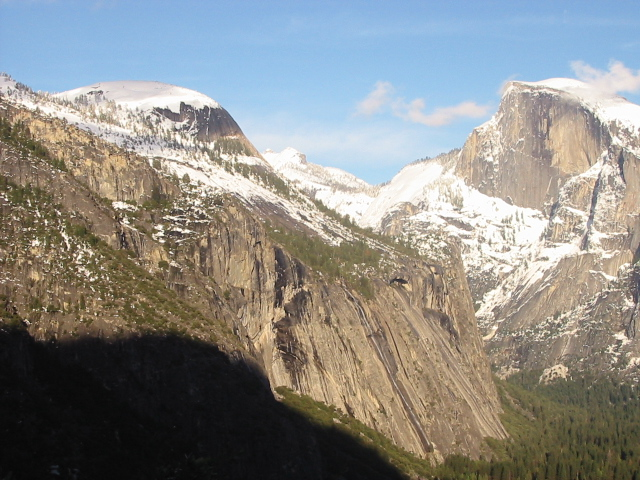
#> input picture data/yos1.jpg, 640 x 480 px
$ jupyter execute L10.ipynb   (shell and % lines are left out)
#> lines starting #> are read from the running program, lines starting #| are printed output that depends on the picture
### src/geometry.py
import numpy as np
import cv2

# [11 lines left out: function warp_cv, not called in this run]

def warp(img, tx, dsize=None):
    """ Warp img using tx, a matrix representing a geometric transformation.
    Pre: tx is 3x3 (or some upper-left slice of a 3x3 matrix). img is grayscale.
    Returns: an output image of shape dsize with the warped img"""
    H, W = img.shape[:2]

    # turn a 2x2 or 2x3 tx into a full 3x3 matrix
    txH, txW = tx.shape
    M = np.eye(3)
    M[:txH,:txW] = tx

    # set the output size to the input size if not specified
    if dsize is None:
        DH, DW = (H, W)
    else:
        DH, DW = dsize[::-1]
    out = np.zeros((DH, DW))

    Minv = np.linalg.inv(M)
    for y in range(DH):
        for x in range(DW):
            xh, yh, wh = Minv @ [x, y, 1]
            xsrc = round(xh/wh)
            ysrc = round(yh/wh)
            if (0 <= xsrc < W) and (0 <= ysrc < H):
                out[y, x] = img[ysrc, xsrc]

    return out


# [25 lines left out: functions estimate_translation, cross, cross_matrix, not called in this run]

### src/util.py
import imageio
import numpy as np
import matplotlib.pyplot as plt
import skimage as skim


def imread_grayfloat(path):
    return skim.color.rgb2gray(byte2float(imageio.imread(path)))

def byte2float(img):
    """ Convert an image from bytes (0-255) to floats (0.0-1.0) """
    return img.astype(np.float32) / 255.0

def imshow_gray(img):
    assert len(img.shape) == 2
    plt.imshow(img, cmap="gray")

# [10 lines left out: function imshow_truesize, not called in this run]


### notebooks/L10.ipynb
## Lecture 10

#### Announcements

* Midterm exam Thursday!
    * Covers material through last week
    * You can bring one double-sided 8.5x11" sheet of hand-written notes
    * Designed to take ~1hr but you have the whole class period if you need it.
* No new problems Thursday; today's Problems still due Sunday
    * but if you submit them tonight I will try to get you feedback by Thursday.

#### Goals
* Know how to resample images using forward and inverse warping (and why the latter is usually preferred)
* Know how to implement bilinear interpolation
* Be prepared to implement the full panorama stitching pipeline, including:
  * Warping images into a common coordinate system
  * Blending them with a simple linear falloff near the edges
* (576) Know align a 360° spherical panorama using a translational motion model:
  * (576) Know how to warp images onto a sphere and why they can be aligned using translation
  * (576) Know how to correct for drift to stitch a seamless 360 panorama

[cell 1]
# boilerplate setup


import os
import sys

src_path = os.path.abspath("../src")
if (src_path not in sys.path):
    sys.path.insert(0, src_path)

# Library imports
import numpy as np
import imageio.v3 as imageio
import matplotlib.pyplot as plt
import skimage as skim
import cv2

# codebase imports
import util
import filtering
import features
import geometry

#### Throwback Tuesday
Why did we add a ninth free parameter ($k$, the bottom right element) when solving for a homography, even though there are only 8 degrees of freedom?

What I know so far:
* Some valid homographies have a 0 in the bottom-right
* There's a numerical stability argument

What I haven't figured out:
* What do these homographies with 0 in the bottom right mean? Would you ever encounter them?
  * If you feel like thinking about this and get anywhere, let me know!

### Context: Panorama Stitching Overview

* [x] Detect features - Harris corners
* [x] Describe features - MOPS descriptor
* [x] Match features - SSD + ratio test
* Estimate motion model from correspondences
    * [x] Translation
    * [x] Affine
    * [x] Projective
    * [x] Robustness to outliers - RANSAC
* Warp image(s) into common coordinate system and blend
    * [ ] Inverse warping
    * [ ] Blending
    * [ ] 360 panoramas

### Warping: Forward and Inverse

See whiteboard notes.

Forward warping:
```
for x, y in src:
  x', y' = T(x, y)
  dst[x', y'] = src[x, y]
```

Inverse warping:
```
Tinv = inv(T)
for (x', y') in dst:
  x, y = Tinv(x', y')
  dst[x', y'] = src[x, y]
```

#### Bilinear Interpolation

A reasonable way to sample a floating-point pixel value from the four surrounding known pixel values.

##### First: linear interpolation.

##### Next: bilinear interpolation

Three equivalent interpretations:
* Weight using a tent filter centered at $(x, y)$
* Weight each corner by the area of the rectangle opposite it.
* Linearly interpolate along 2 parallel sides, then linearly interpolate again between thsoe points.

#### Other interpolation schemes

##### Homework Problem 1

1. Complete the following function with Python-esque pseudocode (or working code in the lecture codebase), which performs inverse warping with nearest-neighbor sampling in the source image.

```python
def warp(img, tx, dsize=None)
    """ Warp img using tx, a matrix representing a geometric transformation.
    Pre: tx is 3x3 (or some upper-left slice of a 3x3 matrix). img is grayscale.
    Returns: an output image of shape dsize with the warped img"""
    H, W = img.shape[:2]

    # turn a 2x2 or 2x3 tx into a full 3x3 matrix
    txH, txW = tx.shape
    M = np.eye(3)
    M[:txH,:txW] = tx

    # set the output size to the input size if not specified
    if dsize is None:
        DH, DW = (H, W)
    else:
        DH, DW = dsize[::-1]
    out = np.zeros((DH, DW))

    # your code here

    return out

```

**Start with nearest-neighbor interpolation**, and test with the progressively more interesting test cases below. Once you have that working, you can try implementing bilinear interpolation if time allows.

##### Test case:

[cell 2]
y1 = imageio.imread("../data/yos1.jpg").astype(np.float32) / 255
y1 = skim.color.rgb2gray(y1)
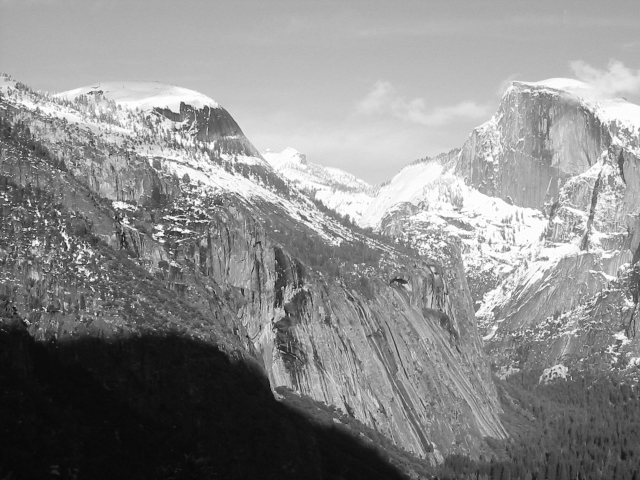
#> y1: shape (480, 640) float32; min 0.0235, max 1, mean 0.545

[cell 3]
h, w = y1.shape
#> h = 480; w = 640

tx = np.eye(3)
tx[:2,2] = [10, 20] # translation only
tx[0,1] = 0.1 # add a shear
tx[2,0] = 0.0005 # add a perspective warp
util.imshow_gray(geometry.warp(y1, tx))
#> after the loop in warp, `for y in range(DH):`:
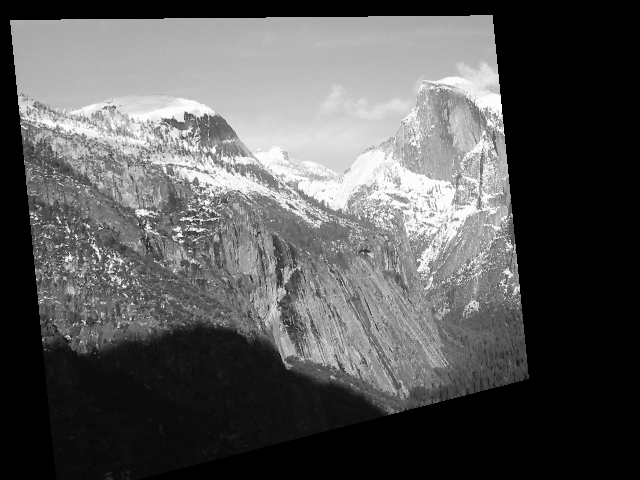
#> out: shape (480, 640) float64; min 0, max 1, mean 0.346

$ run again, with data/yos2.jpg copied over data/yos1.jpg
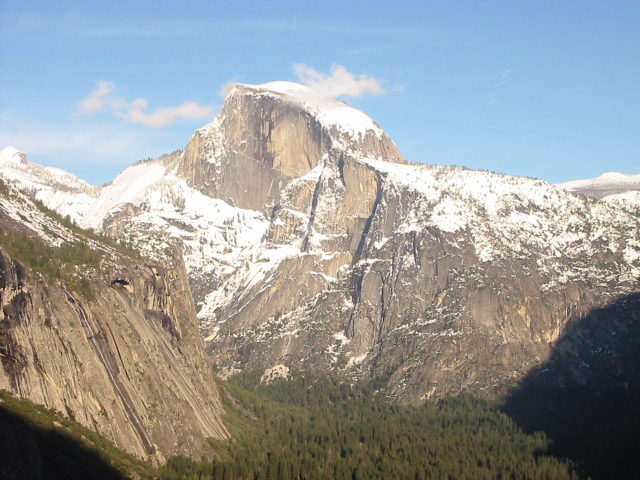
#> input picture data/yos2.jpg, 640 x 480 px
#> `y1 = skim.color.rgb2gray(y1)`:
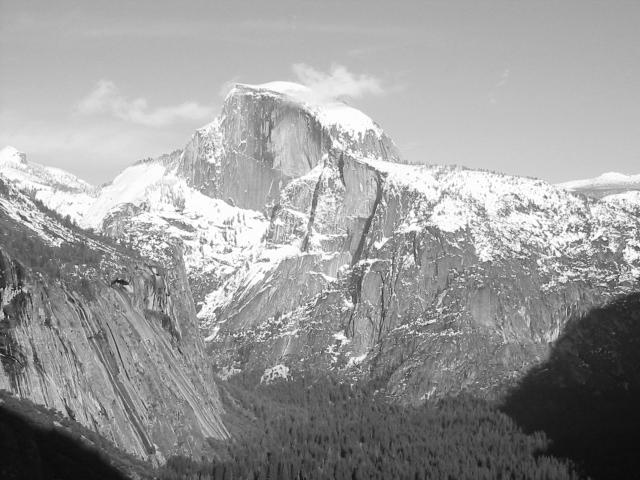
#> y1: shape (480, 640) float32; min 0.0437, max 1, mean 0.607
#> after the loop in warp, `for y in range(DH):`:
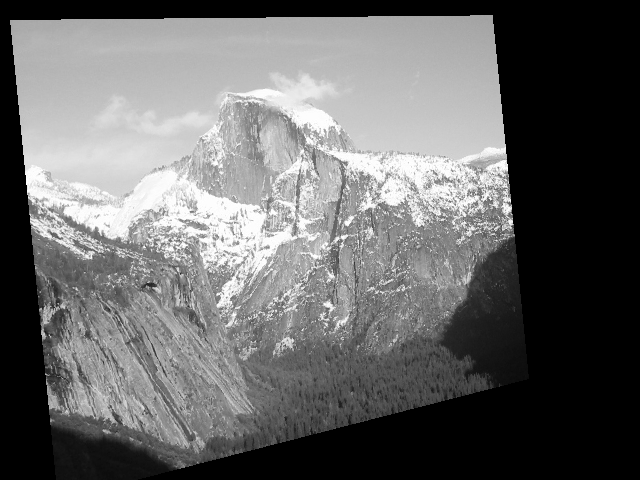
#> out: shape (480, 640) float64; min 0, max 1, mean 0.406

$ run again, with data/beans.jpg copied over data/yos1.jpg
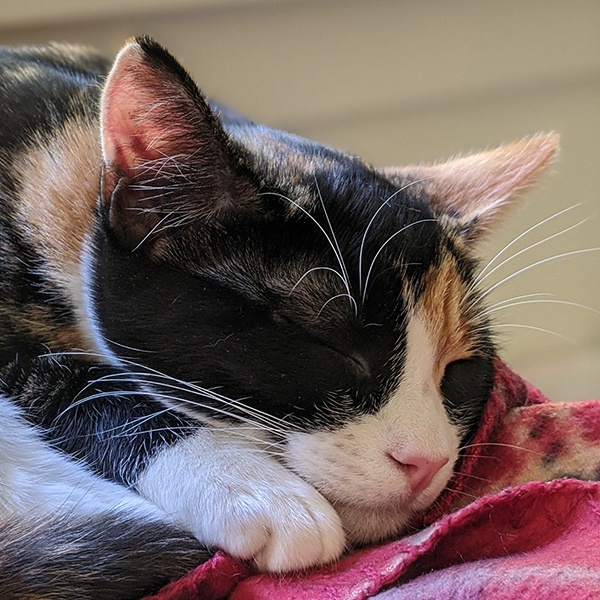
#> input picture data/beans.jpg, 600 x 600 px
#> `y1 = skim.color.rgb2gray(y1)`:
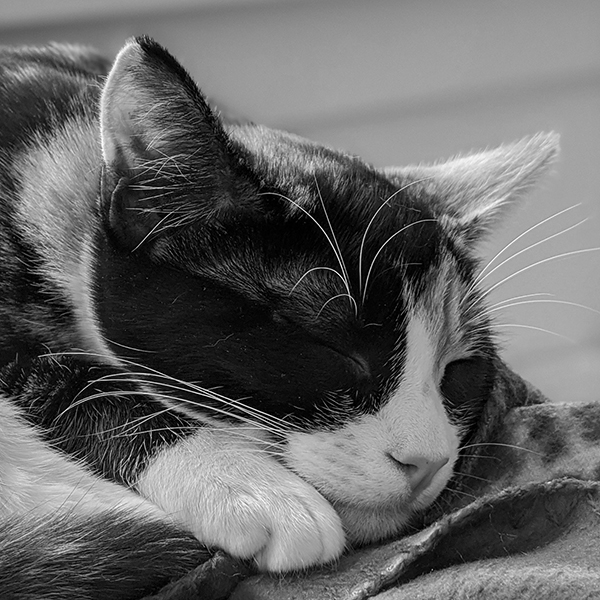
#> y1: shape (600, 600) float32; min 0, max 1, mean 0.4
#> after the loop in warp, `for y in range(DH):`:
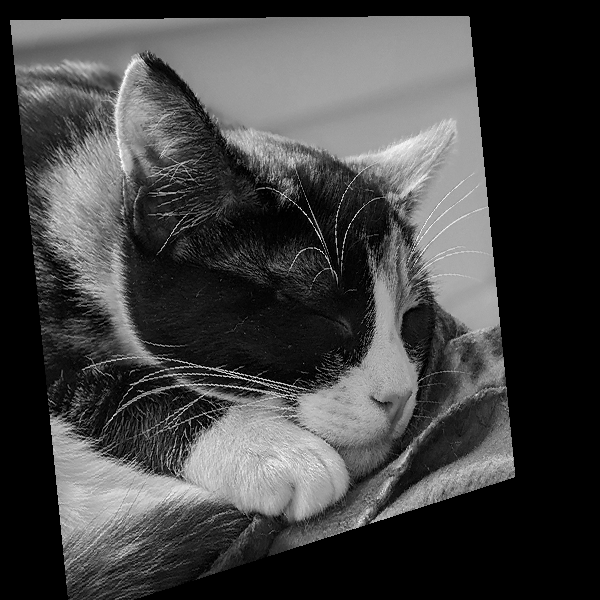
#> out: shape (600, 600) float64; min 0, max 1, mean 0.262

$ run again, with data/beans_frequency.jpg copied over data/yos1.jpg
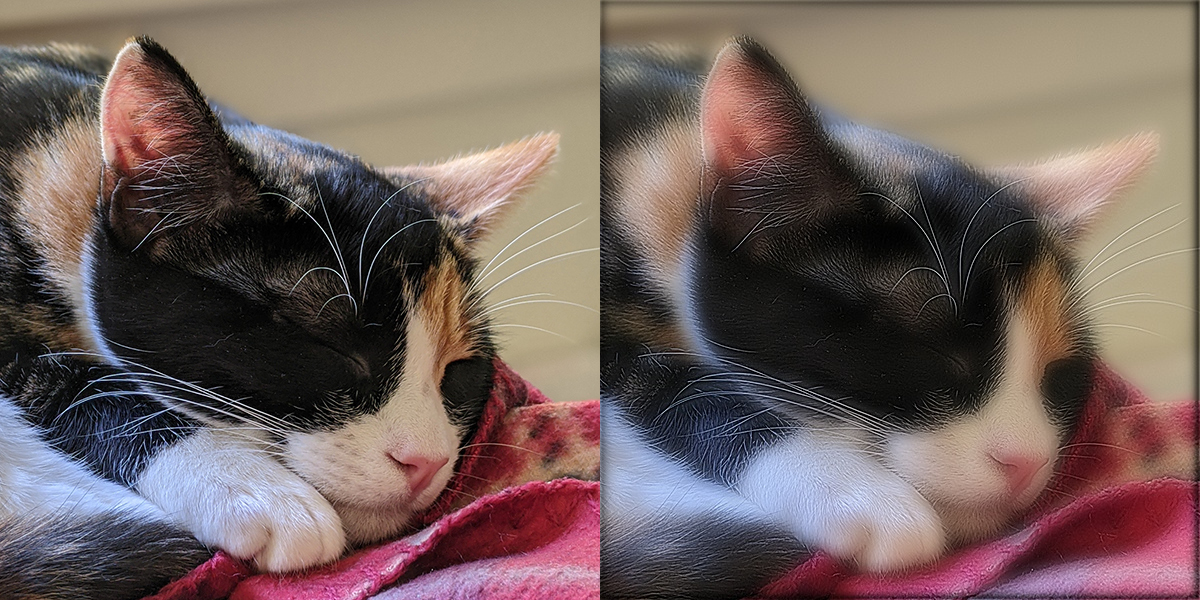
#> input picture data/beans_frequency.jpg, 1200 x 600 px
#> `y1 = skim.color.rgb2gray(y1)`:
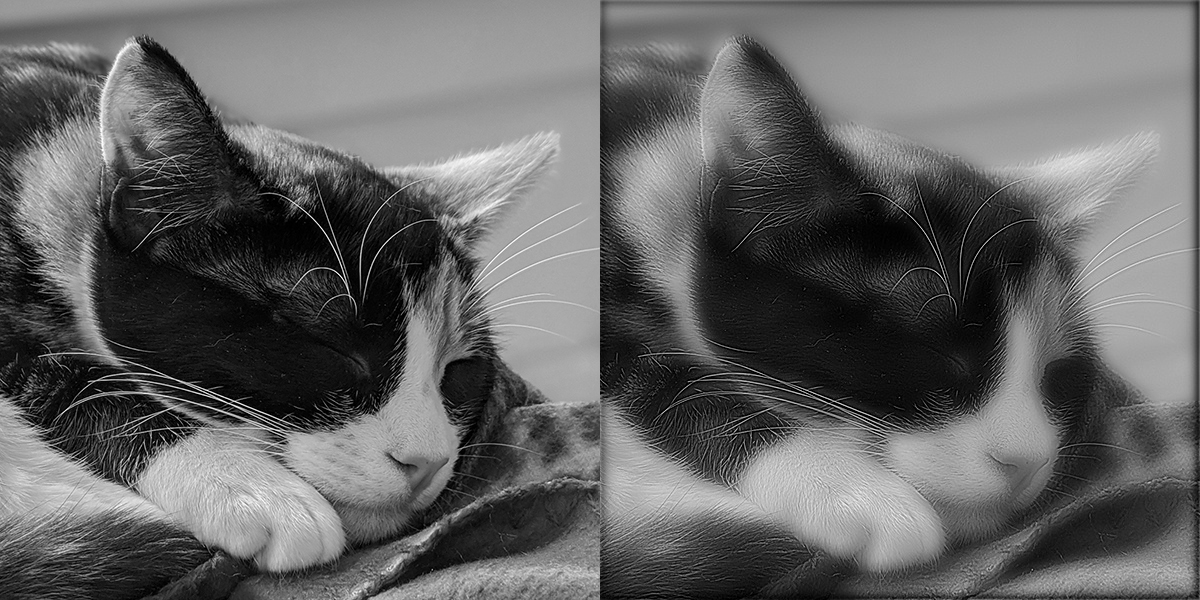
#> y1: shape (600, 1200) float32; min 0, max 1, mean 0.395
#> after the loop in warp, `for y in range(DH):`:
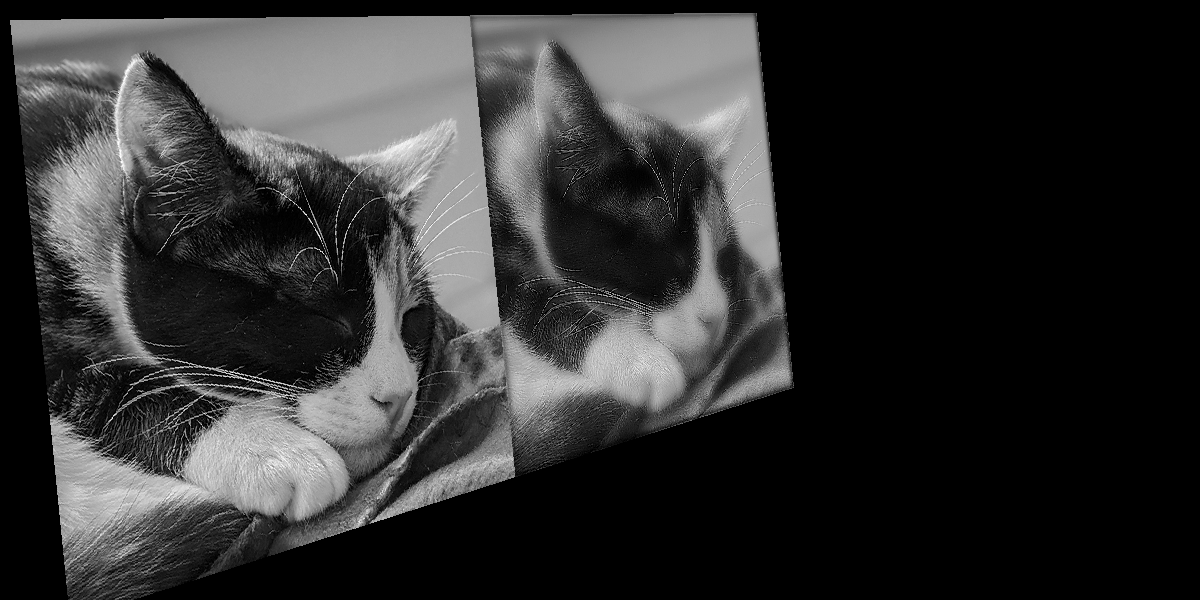
#> out: shape (600, 1200) float64; min 0, max 1, mean 0.195
